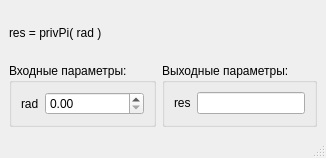
<?xml version="1.0" encoding="UTF-8"?>
<ui version="4.0">
 <class>MainWindowFuncPrivPi</class>
 <widget class="QMainWindow" name="MainWindowFuncPrivPi">
  <property name="geometry">
   <rect>
    <x>0</x>
    <y>0</y>
    <width>326</width>
    <height>158</height>
   </rect>
  </property>
  <property name="sizePolicy">
   <sizepolicy hsizetype="Minimum" vsizetype="Minimum">
    <horstretch>0</horstretch>
    <verstretch>0</verstretch>
   </sizepolicy>
  </property>
  <property name="maximumSize">
   <size>
    <width>450</width>
    <height>250</height>
   </size>
  </property>
  <property name="windowTitle">
   <string>MainWindow</string>
  </property>
  <widget class="QWidget" name="centralwidget">
   <layout class="QGridLayout" name="gridLayout">
    <item row="0" column="0">
     <widget class="QLabel" name="label_3">
      <property name="text">
       <string>res = privPi( rad )</string>
      </property>
     </widget>
    </item>
    <item row="1" column="0">
     <widget class="QGroupBox" name="groupBox">
      <property name="title">
       <string>Входные параметры:</string>
      </property>
      <layout class="QFormLayout" name="formLayout">
       <item row="0" column="0">
        <widget class="QLabel" name="label">
         <property name="text">
          <string>rad</string>
         </property>
        </widget>
       </item>
       <item row="0" column="1">
        <widget class="QDoubleSpinBox" name="doubleSpinBox_inFuncPrivPi_rad"/>
       </item>
      </layout>
     </widget>
    </item>
    <item row="1" column="1">
     <widget class="QGroupBox" name="groupBox_2">
      <property name="title">
       <string>Выходные параметры:</string>
      </property>
      <layout class="QFormLayout" name="formLayout_2">
       <item row="0" column="0">
        <widget class="QLabel" name="label_2">
         <property name="text">
          <string>res</string>
         </property>
        </widget>
       </item>
       <item row="0" column="1">
        <widget class="QLineEdit" name="lineEdit_outFuncPrivPi_res"/>
       </item>
      </layout>
     </widget>
    </item>
   </layout>
  </widget>
  <widget class="QMenuBar" name="menubar">
   <property name="geometry">
    <rect>
     <x>0</x>
     <y>0</y>
     <width>326</width>
     <height>26</height>
    </rect>
   </property>
  </widget>
  <widget class="QStatusBar" name="statusbar"/>
 </widget>
 <resources/>
 <connections/>
</ui>
